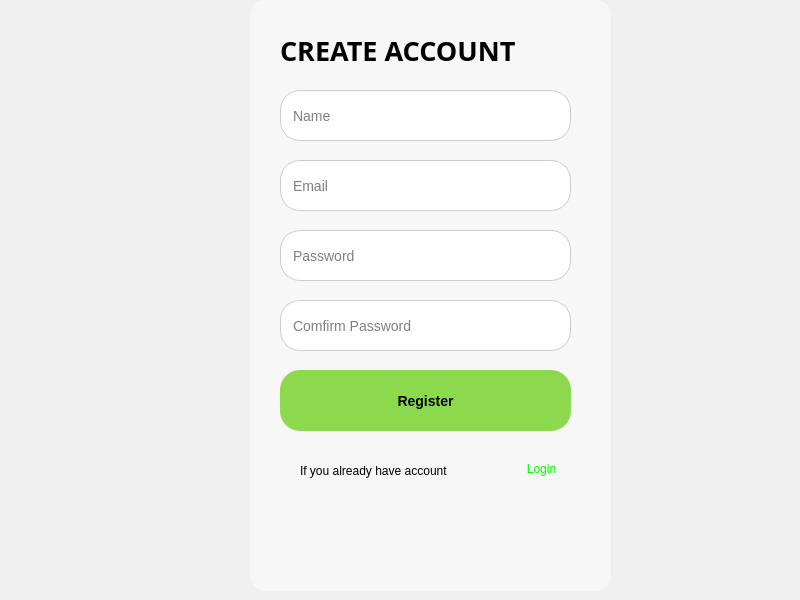
<?xml version="1.0" encoding="UTF-8"?>
<ui version="4.0">
 <class>Form</class>
 <widget class="QWidget" name="Form">
  <property name="geometry">
   <rect>
    <x>0</x>
    <y>0</y>
    <width>800</width>
    <height>600</height>
   </rect>
  </property>
  <property name="windowTitle">
   <string>Form</string>
  </property>
  <widget class="QLabel" name="label">
   <property name="geometry">
    <rect>
     <x>800</x>
     <y>600</y>
     <width>711</width>
     <height>451</height>
    </rect>
   </property>
   <property name="text">
    <string/>
   </property>
   <property name="pixmap">
    <pixmap>img/images (1).jpg</pixmap>
   </property>
  </widget>
  <widget class="QLabel" name="label_2">
   <property name="geometry">
    <rect>
     <x>30</x>
     <y>110</y>
     <width>63</width>
     <height>20</height>
    </rect>
   </property>
   <property name="text">
    <string/>
   </property>
  </widget>
  <widget class="QLabel" name="label_3">
   <property name="geometry">
    <rect>
     <x>0</x>
     <y>0</y>
     <width>821</width>
     <height>601</height>
    </rect>
   </property>
   <property name="text">
    <string/>
   </property>
   <property name="pixmap">
    <pixmap>../img/images (1).jpg</pixmap>
   </property>
   <property name="scaledContents">
    <bool>true</bool>
   </property>
  </widget>
  <widget class="QLabel" name="label_4">
   <property name="geometry">
    <rect>
     <x>250</x>
     <y>0</y>
     <width>361</width>
     <height>591</height>
    </rect>
   </property>
   <property name="styleSheet">
    <string notr="true">background-color: rgba(255, 255, 255, 120);
border-radius: 15px;</string>
   </property>
   <property name="text">
    <string/>
   </property>
  </widget>
  <widget class="QLabel" name="label_5">
   <property name="geometry">
    <rect>
     <x>280</x>
     <y>20</y>
     <width>311</width>
     <height>61</height>
    </rect>
   </property>
   <property name="font">
    <font>
     <family>Segoe Fluent Icons</family>
     <pointsize>20</pointsize>
     <italic>false</italic>
     <bold>true</bold>
     <strikeout>false</strikeout>
    </font>
   </property>
   <property name="styleSheet">
    <string notr="true">color: rgb(0, 0, 0)</string>
   </property>
   <property name="text">
    <string>CREATE ACCOUNT</string>
   </property>
  </widget>
  <widget class="QLineEdit" name="txt_email">
   <property name="geometry">
    <rect>
     <x>280</x>
     <y>160</y>
     <width>291</width>
     <height>51</height>
    </rect>
   </property>
   <property name="styleSheet">
    <string notr="true">border: 1px solid #ccc;
    border-radius: 20px;
    padding: 10px;
    background-color: white;
    font-size: 14px;
color: rgb(0, 0, 0)</string>
   </property>
   <property name="text">
    <string/>
   </property>
   <property name="placeholderText">
    <string>Email</string>
   </property>
  </widget>
  <widget class="QLineEdit" name="txt_password">
   <property name="geometry">
    <rect>
     <x>280</x>
     <y>230</y>
     <width>291</width>
     <height>51</height>
    </rect>
   </property>
   <property name="styleSheet">
    <string notr="true">border: 1px solid #ccc;
    border-radius: 20px;
    padding: 10px;
    background-color: white;
    font-size: 14px;
color: rgb(0, 0, 0)</string>
   </property>
   <property name="text">
    <string/>
   </property>
   <property name="echoMode">
    <enum>QLineEdit::EchoMode::Password</enum>
   </property>
   <property name="placeholderText">
    <string>Password</string>
   </property>
  </widget>
  <widget class="QPushButton" name="btn_register">
   <property name="geometry">
    <rect>
     <x>280</x>
     <y>370</y>
     <width>291</width>
     <height>61</height>
    </rect>
   </property>
   <property name="styleSheet">
    <string notr="true">background-color: #8CD94D;  /* Màu xanh lá */
    border: none;
    border-radius: 20px;
    color: black;
    font-weight: bold;
    padding: 10px 20px;
    font-size: 14px;</string>
   </property>
   <property name="text">
    <string>Register</string>
   </property>
  </widget>
  <widget class="QLabel" name="label_7">
   <property name="geometry">
    <rect>
     <x>130</x>
     <y>60</y>
     <width>63</width>
     <height>20</height>
    </rect>
   </property>
   <property name="text">
    <string/>
   </property>
  </widget>
  <widget class="QLineEdit" name="txt_name">
   <property name="geometry">
    <rect>
     <x>280</x>
     <y>90</y>
     <width>291</width>
     <height>51</height>
    </rect>
   </property>
   <property name="styleSheet">
    <string notr="true">border: 1px solid #ccc;
    border-radius: 20px;
    padding: 10px;
    background-color: white;
    font-size: 14px;
color: rgb(0, 0, 0)</string>
   </property>
   <property name="text">
    <string/>
   </property>
   <property name="placeholderText">
    <string>Name</string>
   </property>
  </widget>
  <widget class="QLineEdit" name="txt_confirm_password">
   <property name="geometry">
    <rect>
     <x>280</x>
     <y>300</y>
     <width>291</width>
     <height>51</height>
    </rect>
   </property>
   <property name="styleSheet">
    <string notr="true">border: 1px solid #ccc;
    border-radius: 20px;
    padding: 10px;
    background-color: white;
    font-size: 14px;
color: rgb(0, 0, 0)</string>
   </property>
   <property name="text">
    <string/>
   </property>
   <property name="echoMode">
    <enum>QLineEdit::EchoMode::Password</enum>
   </property>
   <property name="placeholderText">
    <string>Comfirm Password</string>
   </property>
  </widget>
  <widget class="QPushButton" name="btn_eye_p">
   <property name="geometry">
    <rect>
     <x>480</x>
     <y>240</y>
     <width>83</width>
     <height>29</height>
    </rect>
   </property>
   <property name="styleSheet">
    <string notr="true">border: none;
    background: transparent;</string>
   </property>
   <property name="text">
    <string/>
   </property>
   <property name="icon">
    <iconset>
     <normaloff>../img/eye-slash-solid.svg</normaloff>../img/eye-slash-solid.svg</iconset>
   </property>
  </widget>
  <widget class="QPushButton" name="btn_eye_cp">
   <property name="geometry">
    <rect>
     <x>480</x>
     <y>310</y>
     <width>83</width>
     <height>29</height>
    </rect>
   </property>
   <property name="styleSheet">
    <string notr="true">border: none;
    background: transparent;</string>
   </property>
   <property name="text">
    <string/>
   </property>
   <property name="icon">
    <iconset>
     <normaloff>../img/eye-slash-solid.svg</normaloff>../img/eye-slash-solid.svg</iconset>
   </property>
  </widget>
  <widget class="QLabel" name="label_6">
   <property name="geometry">
    <rect>
     <x>300</x>
     <y>450</y>
     <width>191</width>
     <height>41</height>
    </rect>
   </property>
   <property name="text">
    <string>If you already have account</string>
   </property>
  </widget>
  <widget class="QPushButton" name="btn_login">
   <property name="geometry">
    <rect>
     <x>500</x>
     <y>448</y>
     <width>83</width>
     <height>41</height>
    </rect>
   </property>
   <property name="styleSheet">
    <string notr="true">border: 1px solid rgba(0, 0, 0, 0);  /* Viền trong suốt */
color: rgb(0, 255, 0)
</string>
   </property>
   <property name="text">
    <string>Login</string>
   </property>
  </widget>
 </widget>
 <resources/>
 <connections/>
</ui>
